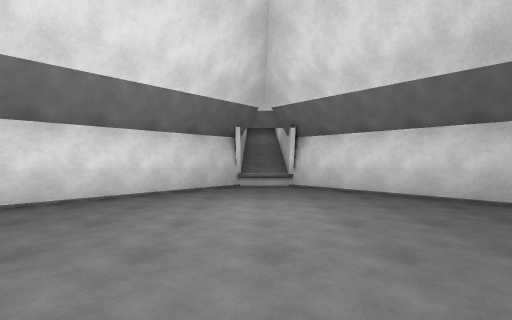
[1] (above)

12 first-person views from a walk through a Unity game level. The camera is 1.5 m above the floor, looks level and sees 90° across. The floor is counted in squares, 2 m on a side. Each view is taken from the middle of a square. On the plan, view 1 faces up. The plan holds only what a view shows up to about 9 squares ahead; the rest is blank. The place goes on beyond the plan. Door leaves are left out, so doorways stand open.

[2]
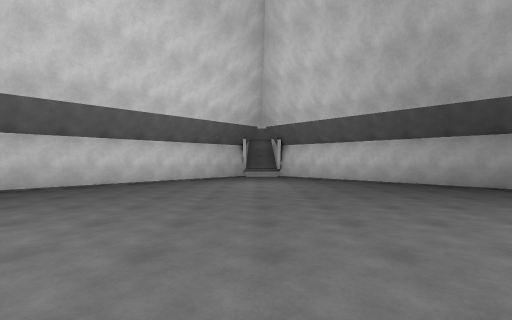

[3]
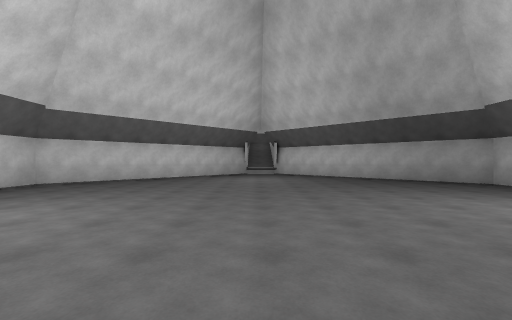

[4]
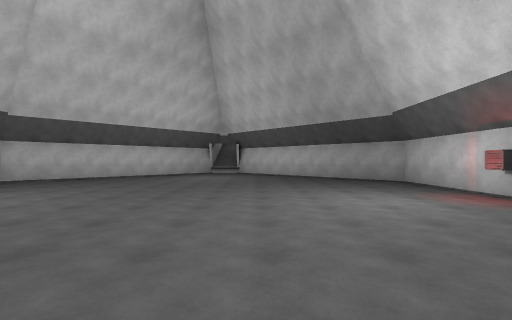

[5]
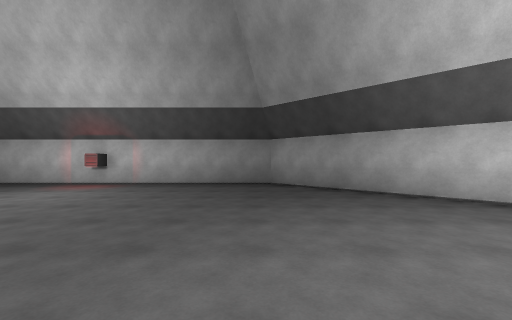

[6]
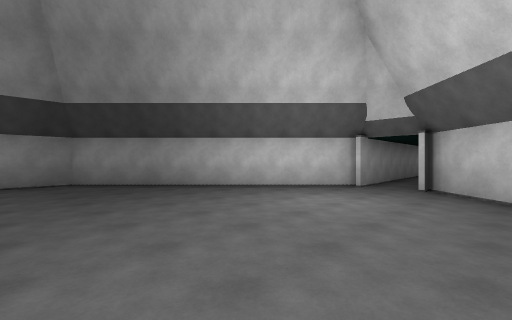

[7]
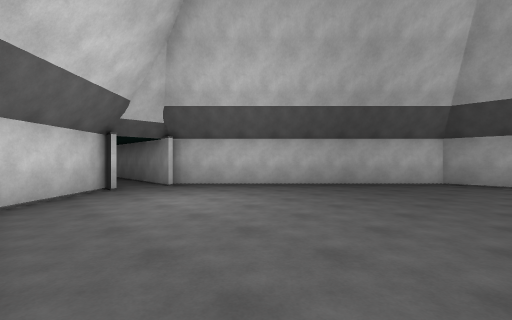

[8]
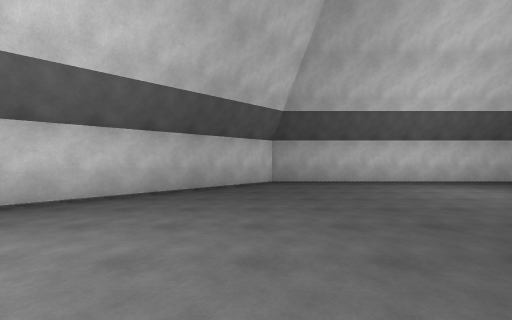

[9]
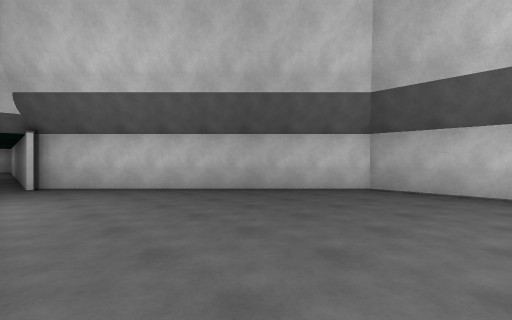

[10]
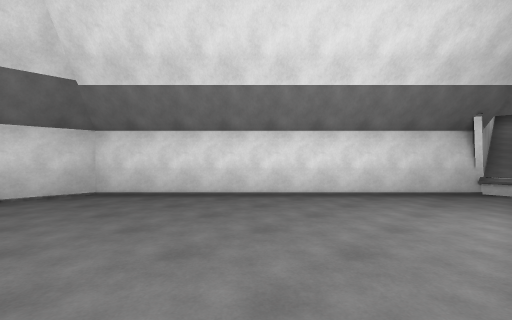

[11]
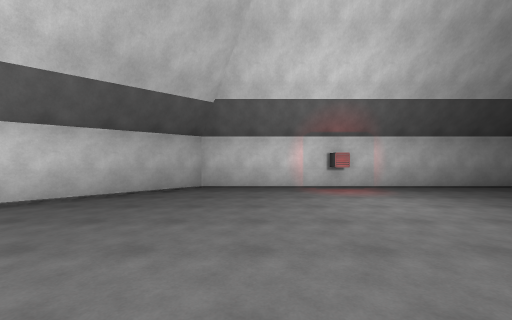

[12]
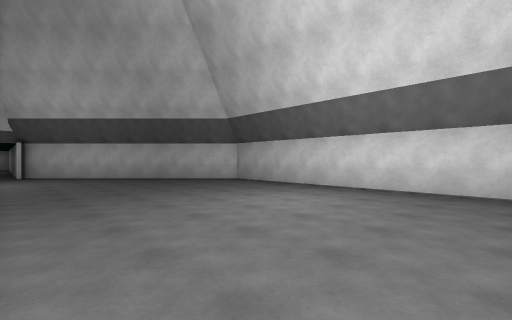

### Floor plan
Points are (right, up) in squares from view 1. A wall is a line through its corners. A room is listed if a view was taken in it or the views show most of it. See-through windows are left out.
Room 1 (views 1, 2, 3, 4, 5, 6, 7, 8, 9, 10, 11, 12)
walls: (-0.4, -13) (-0.4, -17); (0.9, 7.1) (0.9, 8.6); (1.1, -13.4) (6.9, -7.5) (6.9, 1.5) (1.1, 7.3) (-0.6, 7.3) (-6.4, 1.5) (-6.4, -7.5) (-0.6, -13.4); (0.9, -15.8) (0.9, -13)

Positions as (right, up) in squares from view 1, and headings:
1: (0, 0), facing up
2: (0, -4), facing up
3: (0, -6), facing up
4: (2, -7), facing up
5: (-1, -7), facing right
6: (-2, -6), facing down-right
7: (3, -6), facing down-left
8: (2, -8), facing left
9: (0, -5), facing down-left
10: (0, 0), facing up-left
11: (0, 0), facing right
12: (0, 0), facing down-left
